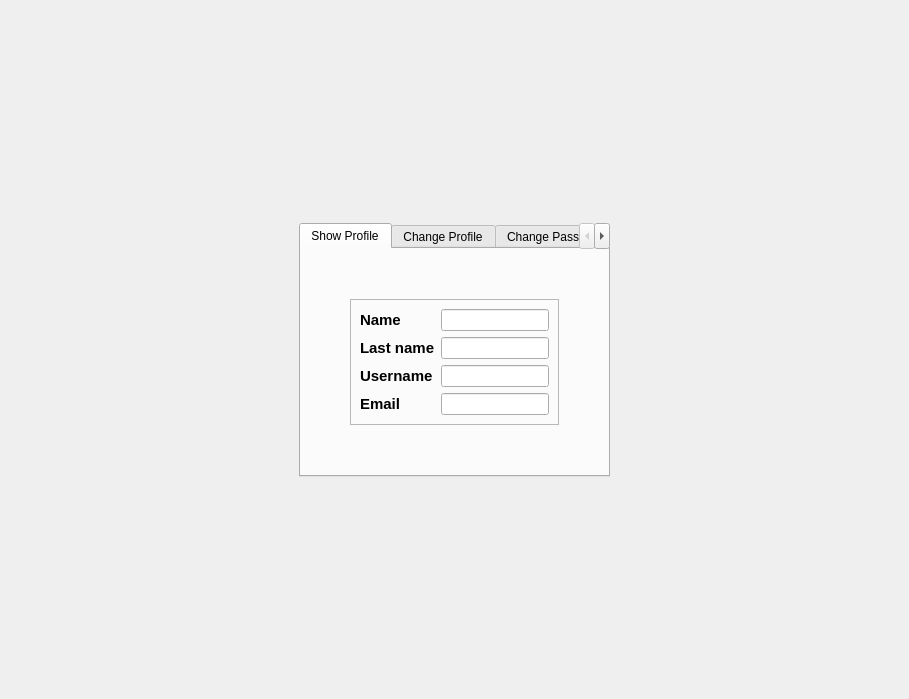
<?xml version="1.0" encoding="UTF-8"?>
<ui version="4.0">
 <class>SettingWindow</class>
 <widget class="QDialog" name="SettingWindow">
  <property name="geometry">
   <rect>
    <x>0</x>
    <y>0</y>
    <width>909</width>
    <height>699</height>
   </rect>
  </property>
  <property name="windowTitle">
   <string>Dialog</string>
  </property>
  <layout class="QGridLayout" name="gridLayout_3">
   <item row="0" column="1">
    <spacer name="verticalSpacer_4">
     <property name="orientation">
      <enum>Qt::Orientation::Vertical</enum>
     </property>
     <property name="sizeHint" stdset="0">
      <size>
       <width>20</width>
       <height>40</height>
      </size>
     </property>
    </spacer>
   </item>
   <item row="1" column="0">
    <spacer name="horizontalSpacer_3">
     <property name="orientation">
      <enum>Qt::Orientation::Horizontal</enum>
     </property>
     <property name="sizeHint" stdset="0">
      <size>
       <width>40</width>
       <height>20</height>
      </size>
     </property>
    </spacer>
   </item>
   <item row="1" column="1">
    <widget class="QTabWidget" name="tabWidget">
     <property name="currentIndex">
      <number>0</number>
     </property>
     <widget class="QWidget" name="tab_show_profile">
      <attribute name="title">
       <string>Show Profile</string>
      </attribute>
      <layout class="QGridLayout" name="gridLayout_2">
       <item row="0" column="1">
        <spacer name="verticalSpacer">
         <property name="orientation">
          <enum>Qt::Orientation::Vertical</enum>
         </property>
         <property name="sizeHint" stdset="0">
          <size>
           <width>20</width>
           <height>40</height>
          </size>
         </property>
        </spacer>
       </item>
       <item row="1" column="0">
        <spacer name="horizontalSpacer">
         <property name="orientation">
          <enum>Qt::Orientation::Horizontal</enum>
         </property>
         <property name="sizeHint" stdset="0">
          <size>
           <width>40</width>
           <height>20</height>
          </size>
         </property>
        </spacer>
       </item>
       <item row="1" column="1">
        <widget class="QFrame" name="frame">
         <property name="frameShape">
          <enum>QFrame::Shape::StyledPanel</enum>
         </property>
         <property name="frameShadow">
          <enum>QFrame::Shadow::Raised</enum>
         </property>
         <layout class="QGridLayout" name="gridLayout">
          <item row="1" column="0">
           <layout class="QHBoxLayout" name="horizontalLayout">
            <item>
             <layout class="QVBoxLayout" name="verticalLayout">
              <item>
               <widget class="QLabel" name="label_name">
                <property name="text">
                 <string>&lt;html&gt;&lt;head/&gt;&lt;body&gt;&lt;p&gt;&lt;span style=&quot; font-size:11pt; font-weight:700;&quot;&gt;Name&lt;/span&gt;&lt;/p&gt;&lt;/body&gt;&lt;/html&gt;</string>
                </property>
               </widget>
              </item>
              <item>
               <widget class="QLabel" name="label_lastname">
                <property name="text">
                 <string>&lt;html&gt;&lt;head/&gt;&lt;body&gt;&lt;p&gt;&lt;span style=&quot; font-size:11pt; font-weight:700;&quot;&gt;Last name&lt;/span&gt;&lt;/p&gt;&lt;/body&gt;&lt;/html&gt;</string>
                </property>
               </widget>
              </item>
              <item>
               <widget class="QLabel" name="label_username">
                <property name="text">
                 <string>&lt;html&gt;&lt;head/&gt;&lt;body&gt;&lt;p&gt;&lt;span style=&quot; font-size:11pt; font-weight:700;&quot;&gt;Username&lt;/span&gt;&lt;/p&gt;&lt;/body&gt;&lt;/html&gt;</string>
                </property>
               </widget>
              </item>
              <item>
               <widget class="QLabel" name="label_email">
                <property name="text">
                 <string>&lt;html&gt;&lt;head/&gt;&lt;body&gt;&lt;p&gt;&lt;span style=&quot; font-size:11pt; font-weight:700;&quot;&gt;Email&lt;/span&gt;&lt;/p&gt;&lt;/body&gt;&lt;/html&gt;</string>
                </property>
               </widget>
              </item>
             </layout>
            </item>
            <item>
             <layout class="QVBoxLayout" name="verticalLayout_2">
              <item>
               <widget class="QLineEdit" name="lineEdit_name">
                <property name="readOnly">
                 <bool>true</bool>
                </property>
               </widget>
              </item>
              <item>
               <widget class="QLineEdit" name="lineEdit_lastname">
                <property name="readOnly">
                 <bool>true</bool>
                </property>
               </widget>
              </item>
              <item>
               <widget class="QLineEdit" name="lineEdit_username">
                <property name="readOnly">
                 <bool>true</bool>
                </property>
               </widget>
              </item>
              <item>
               <widget class="QLineEdit" name="lineEdit_email">
                <property name="readOnly">
                 <bool>true</bool>
                </property>
               </widget>
              </item>
             </layout>
            </item>
           </layout>
          </item>
         </layout>
        </widget>
       </item>
       <item row="2" column="1">
        <spacer name="verticalSpacer_2">
         <property name="orientation">
          <enum>Qt::Orientation::Vertical</enum>
         </property>
         <property name="sizeHint" stdset="0">
          <size>
           <width>20</width>
           <height>40</height>
          </size>
         </property>
        </spacer>
       </item>
       <item row="1" column="2">
        <spacer name="horizontalSpacer_2">
         <property name="orientation">
          <enum>Qt::Orientation::Horizontal</enum>
         </property>
         <property name="sizeHint" stdset="0">
          <size>
           <width>40</width>
           <height>20</height>
          </size>
         </property>
        </spacer>
       </item>
      </layout>
     </widget>
     <widget class="QWidget" name="tab_change_profile">
      <attribute name="title">
       <string>Change Profile</string>
      </attribute>
      <widget class="QFrame" name="frame_2">
       <property name="geometry">
        <rect>
         <x>20</x>
         <y>30</y>
         <width>41</width>
         <height>51</height>
        </rect>
       </property>
       <property name="frameShape">
        <enum>QFrame::Shape::StyledPanel</enum>
       </property>
       <property name="frameShadow">
        <enum>QFrame::Shadow::Raised</enum>
       </property>
      </widget>
     </widget>
     <widget class="QWidget" name="tab_change_password">
      <attribute name="title">
       <string>Change Password</string>
      </attribute>
     </widget>
     <widget class="QWidget" name="tab_logout">
      <attribute name="title">
       <string>Log out </string>
      </attribute>
     </widget>
    </widget>
   </item>
   <item row="2" column="1">
    <spacer name="verticalSpacer_3">
     <property name="orientation">
      <enum>Qt::Orientation::Vertical</enum>
     </property>
     <property name="sizeHint" stdset="0">
      <size>
       <width>20</width>
       <height>40</height>
      </size>
     </property>
    </spacer>
   </item>
   <item row="1" column="2">
    <spacer name="horizontalSpacer_4">
     <property name="orientation">
      <enum>Qt::Orientation::Horizontal</enum>
     </property>
     <property name="sizeHint" stdset="0">
      <size>
       <width>40</width>
       <height>20</height>
      </size>
     </property>
    </spacer>
   </item>
  </layout>
 </widget>
 <resources/>
 <connections/>
</ui>
